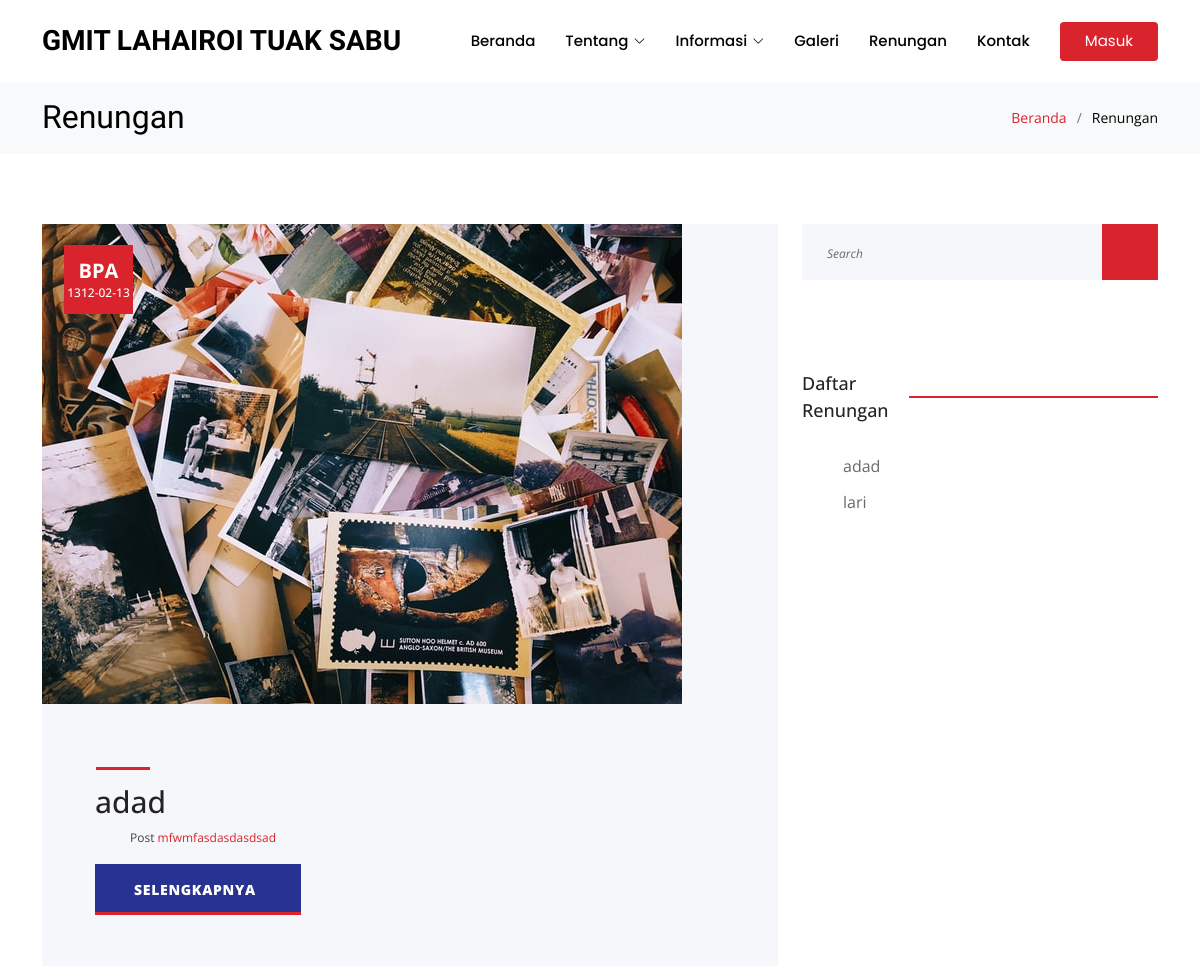
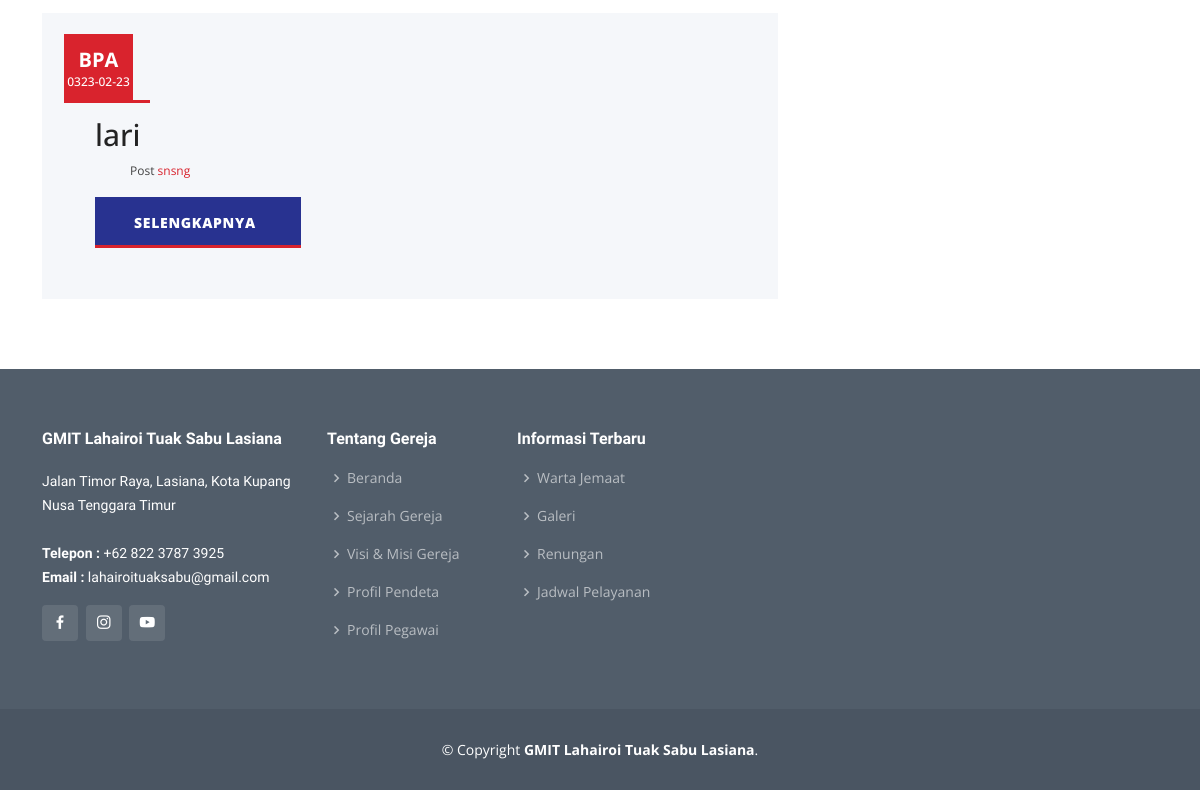
/renungan.php, run on an earlier commit of the app's database (2 pictures, top to bottom).
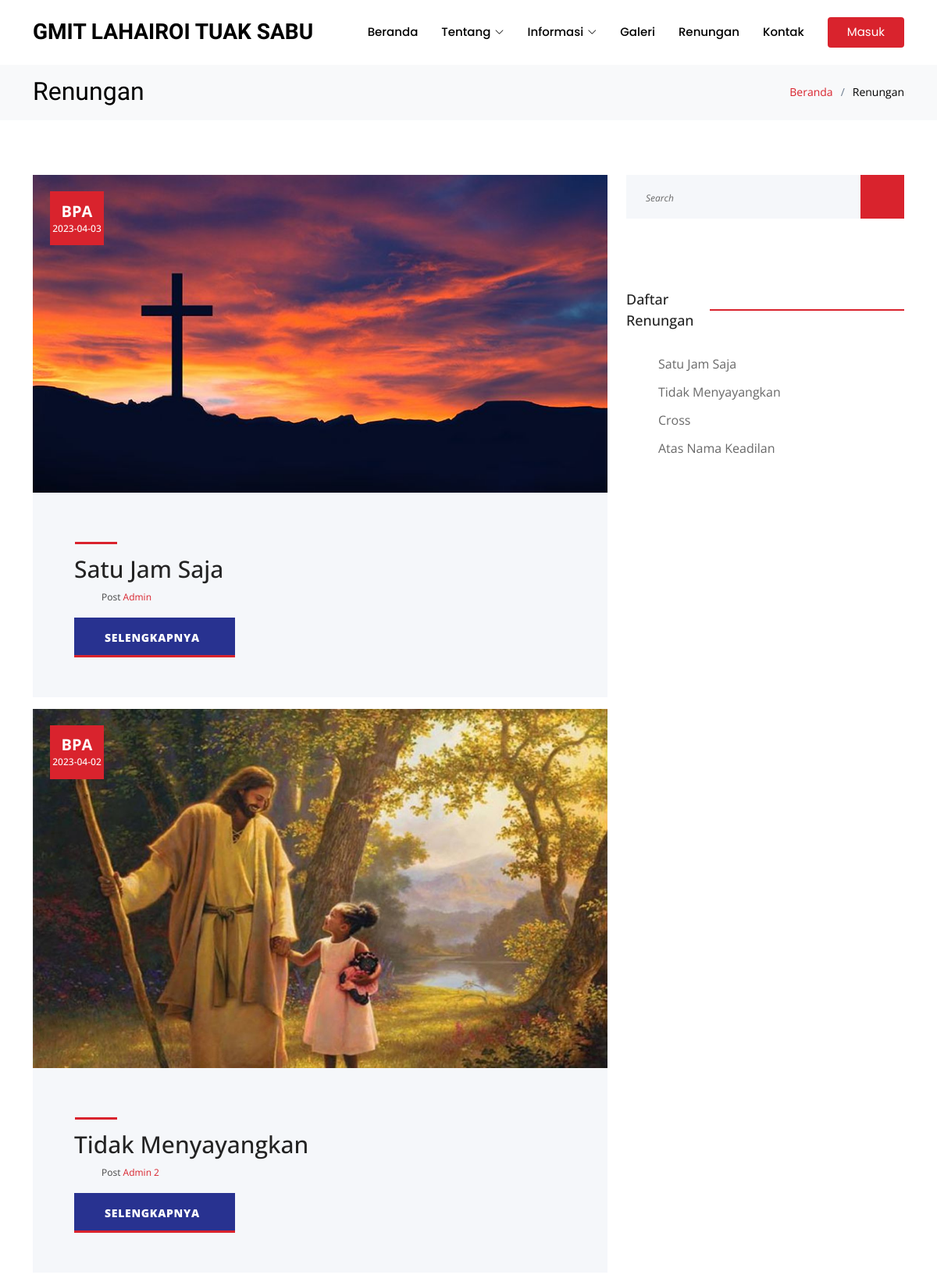
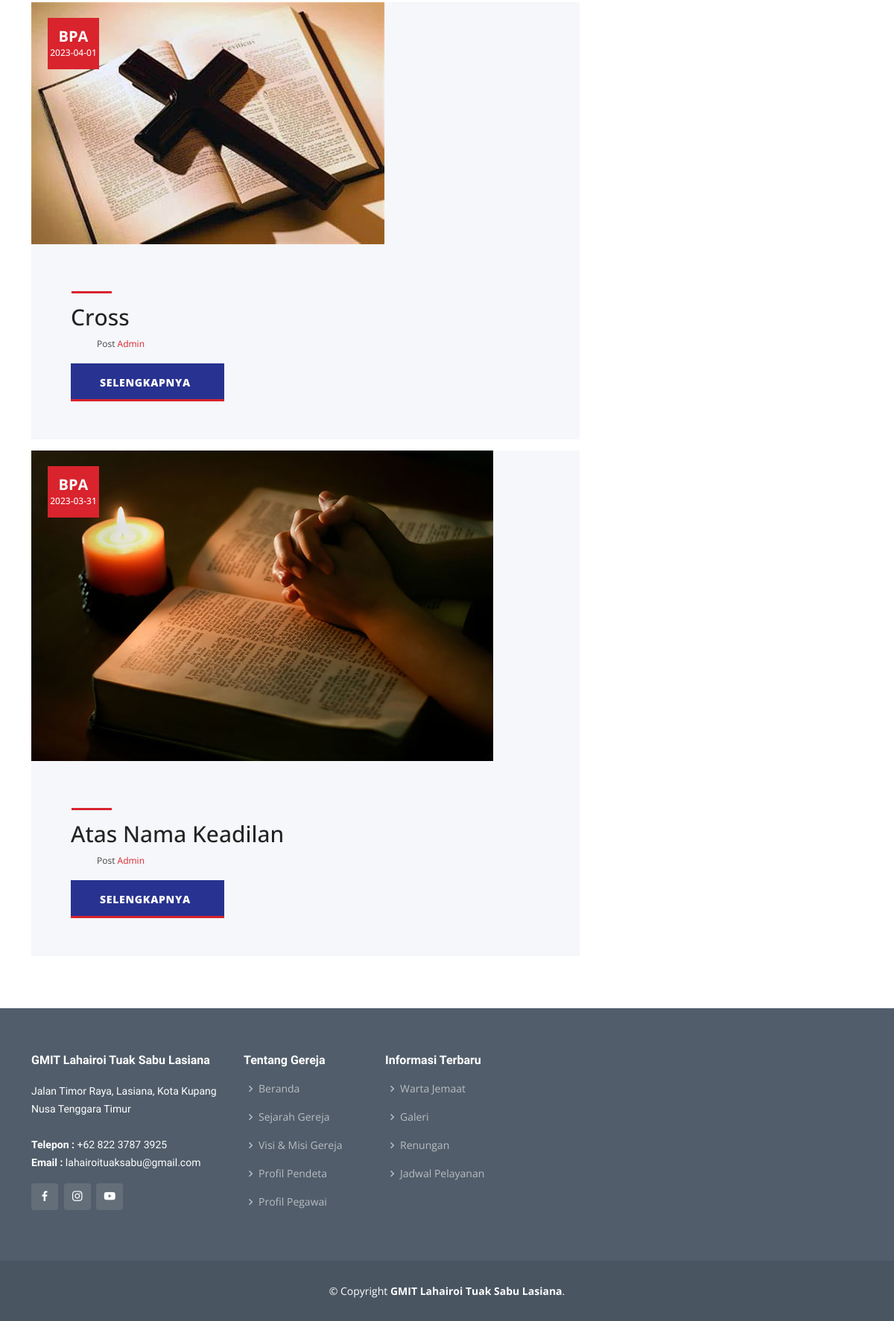
And on a later commit of the database (2 pictures, top to bottom).
### tables this page shows
CREATE TABLE `tbl_blog` (
  `kode` int(11) NOT NULL,
  `kategori` varchar(50) DEFAULT NULL,
  `judul` varchar(100) DEFAULT NULL,
  `konten` text,
  `tgl_posting` date DEFAULT NULL,
  `user` varchar(50) DEFAULT NULL,
  `status` varchar(10) NOT NULL,
  `gambar` varchar(100) NOT NULL
);

### renungan.php (the view, shortened to what this page needs)
<?php include'header.php';?>
<head>
  <link href="assets/vendor/animate.css/animate.min.css" rel="stylesheet">
  <link href="assets/vendor/bootstrap/css/bootstrap.min.css" rel="stylesheet">
  <link href="assets/vendor/bootstrap-icons/bootstrap-icons.css" rel="stylesheet">
  <link href="assets/vendor/boxicons/css/boxicons.min.css" rel="stylesheet">
  <link href="assets/vendor/glightbox/css/glightbox.min.css" rel="stylesheet">
  <link href="assets/vendor/remixicon/remixicon.css" rel="stylesheet">
  <link href="assets/vendor/swiper/swiper-bundle.min.css" rel="stylesheet">
  <link rel="stylesheet" href="https://kit.fontawesome.com/37093c578d.css">
  <link href="assets/css/style.css" rel="stylesheet">
  <link href="assets/css/news.css" rel="stylesheet">
  <link href="assets/css/news_responsive.css" rel="stylesheet">
</head>
<body>
  <main id="main">
    <section id="breadcrumbs" class="breadcrumbs">
      <div class="container">
        <div class="d-flex justify-content-between align-items-center">
          <h2>Renungan</h2>
          <ol>
            <li><a href="index.php">Beranda</a></li>
            <li>Renungan</li>
          </ol>
        </div>
      </div>
    </section>
	<div class="news">
		<div class="container">
			<div class="row">
				<div class="col-lg-8">
					<div class="news_posts">
						  <?php
              include 'koneksi.php';
            $qry = mysqli_query($konek,"SELECT * FROM tbl_blog ");
            while ($data=mysqli_fetch_assoc($qry)) {
          ?>
						<div class="news_post">
							<div class="news_image">
								<img src="assets/img/blog/<?php echo $data['gambar']; ?>" alt="">
								<div class="news_date d-flex flex-column align-items-center justify-content-center">
										<div class="news_day">BPA</div>
										<div class="news_month"><?php echo $data['tgl_posting']; ?></div>
								</div>
							</div>
							<div class="news_body">
								<div class="news_title"><a href="renungandetail.php?id=<?php echo base64_encode($data['kode']); ?>"><?php echo $data['judul']; ?></a></div>
								<div class="news_info">
									<ul>
										<li class="news_author"><span>Post</span><a href="#"> <?php echo $data['user']; ?></a></li>
									</ul>
								</div>
								<div class="button about_button">
							<a href="renungandetail.php?id=<?php echo base64_encode($data['kode']); ?>">SELENGKAPNYA</a>
						</div>
							</div>
						</div>
						<?php } ?>
					</div>
				</div>
				<div class="col-lg-4">
					<div class="sidebar">
						<div class="sidebar_search">
							<form action="#" id="sidebar_search_form" class="sidebar_search_form">
								<input type="text" class="search_input" placeholder="Search" required="required">
								<button class="search_button"><img src="images/search.png" alt=""></button>
							</form>
						</div>
						<div class="sidebar_categories sidebar_section">
							<div class="sidebar_section_title">
								<div class="sidebar_title">Daftar Renungan</div>
							</div>
							<ul>
								<?php
						           $qry = mysqli_query($konek,"SELECT * FROM tbl_blog where kode order by tgl_posting desc limit 100");
						           while ($data=mysqli_fetch_assoc($qry)) {
						          ?>
								<li><a href="renungan.php?id=<?php echo base64_encode($data['kode']); ?>"><?php echo $data['judul']; ?></a></li>
								<?php } ?>
							</ul>
						</div>
					</div>
				</div>
			</div>
		</div>
	</div>
  </main>
  <?php include 'footer.php'; ?>
</body>
</html>

What changed in the data, as far as the page shows it:
removed tbl_blog: gambar (picture), tgl_posting "1312-02-13", judul "adad", user "mfwmfasdasdasdsad"
removed tbl_blog: tgl_posting "0323-02-23", judul "lari", user "snsng"
added tbl_blog: gambar (picture), tgl_posting "2023-04-03", judul "Satu Jam Saja", user "Admin"
added tbl_blog: gambar (picture), tgl_posting "2023-04-02", judul "Tidak Menyayangkan", user "Admin 2"
added tbl_blog: gambar (picture), tgl_posting "2023-04-01", judul "Cross", user "Admin"
added tbl_blog: gambar (picture), tgl_posting "2023-03-31", judul "Atas Nama Keadilan", user "Admin"
